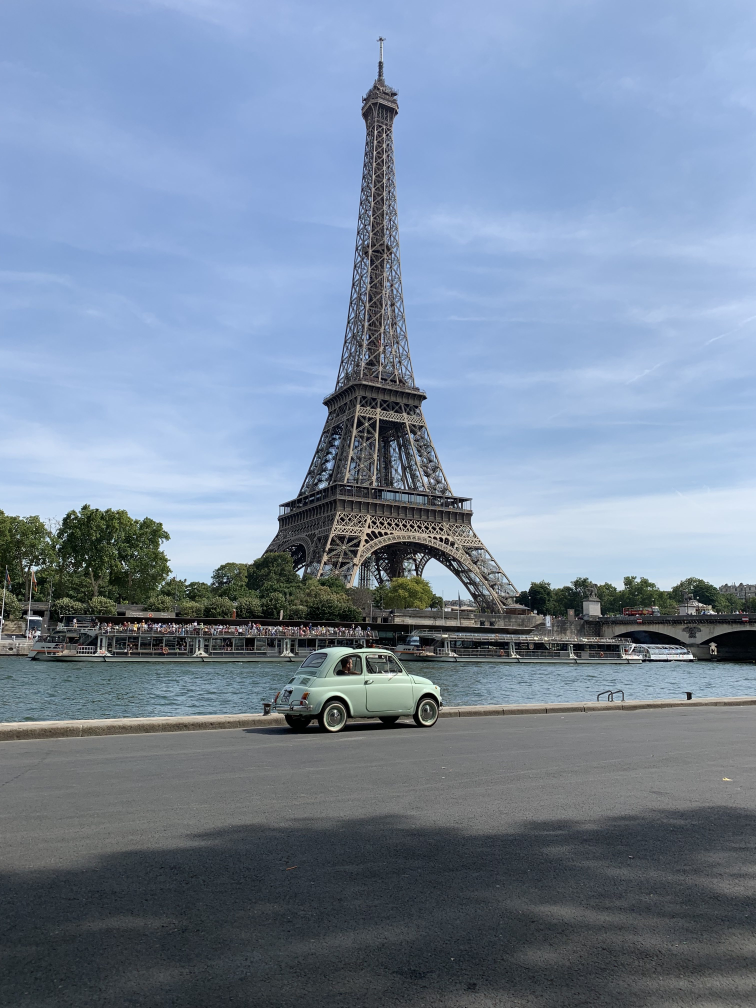
#> input picture 47.jpg, 3024 x 4032 px (shown at 1/4 size)
$ python -i 'mainSelectionWithoutSalient&Depth.py'   (imports and definitions only)   (older library calls are emulated)
#> lines starting #> are read from the running program, lines starting #| are printed output that depends on the picture
#> further down, picture is the input picture: shape (4032, 3024, 3); mean B, G, R 156.9, 136.2, 120
import cv2
import numpy as np
import os
from skimage.measure import compare_ssim
from scipy.misc import imread
from image_match.goldberg import ImageSignature
import time

# from ImgDepthEstimation.ImgDepthEstimation import ImgDepthEstimation
# from SalientObjectDetection.SalientObjectDetection import SalientObjectDetection

# [46 lines left out: function textureRegionMatch, not called in this run]

MAX_MATCHES = 500
GOOD_MATCH_PERCENT = 0.15


# [37 lines left out: function alignImages, not called in this run]

def textureMap(image_color):
    img = cv2.cvtColor(image_color,cv2.COLOR_BGR2GRAY)
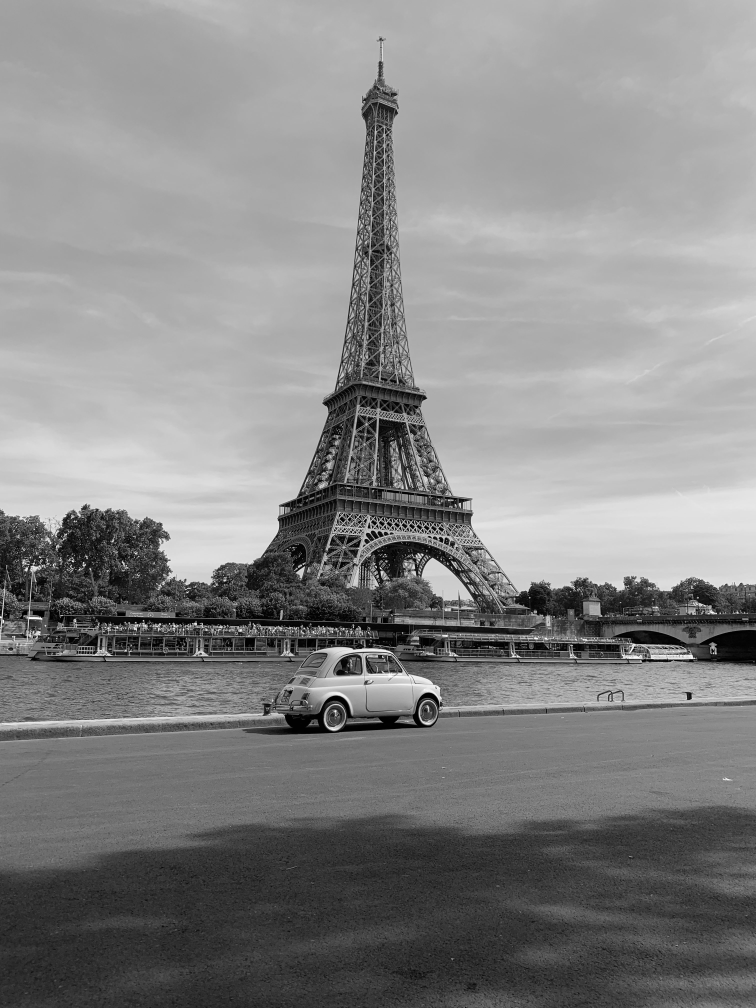
#> img: shape (4032, 3024) (shown at 1/4 size); min 0, max 255, mean 133.7
    height, width = img.shape
#> height = 4032; width = 3024

    img = cv2.bilateralFilter(img, 5, 100, 10)
    th = np.median(img.flatten())
#> th = 163
    edge = cv2.Canny(img,0,1*th)
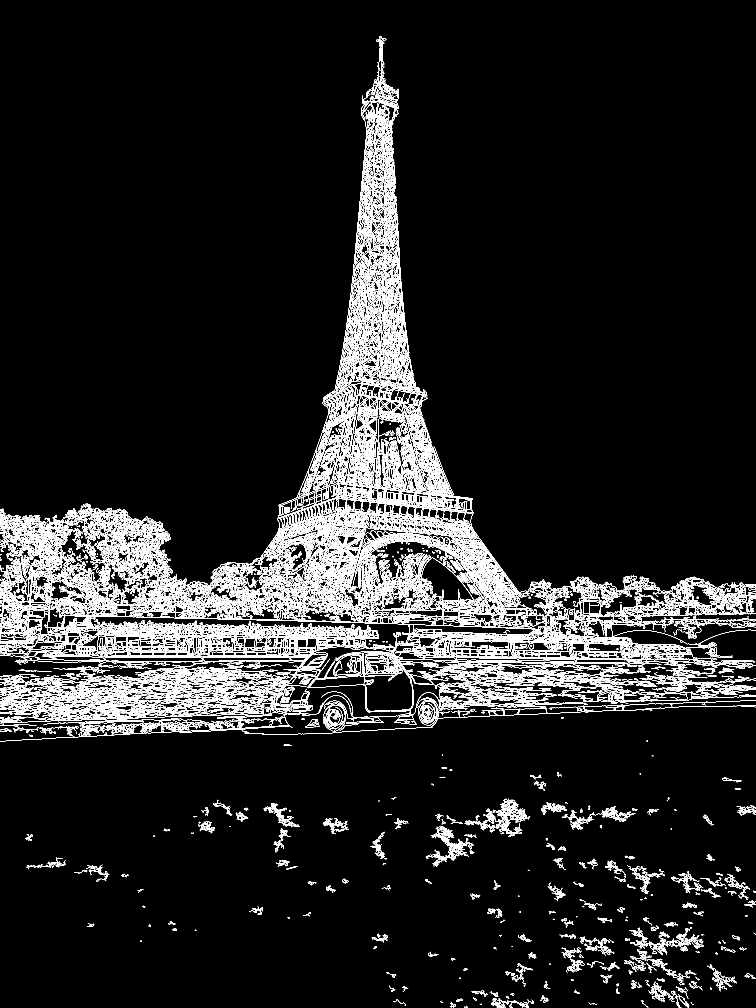
#> edge: shape (4032, 3024) (shown at 1/4 size); 4.8% white in thin lines or dots
    # edge = cv2.medianBlur(edge, 3)

    return edge

def motionObjectRemove(image_color):
    return image_color


# [111 lines left out: functions maxminnorm, Normalize, textureRegionSelection, not called in this run]


rootPath = 'D:/ErisLU/MyDiplomaProject/Data/pic/'
# rootPath = '../DXO Official/Common/'

# [22 lines not run here, left out]

>>> import cv2
>>> picture = cv2.imread('47.jpg')
>>> result = textureMap(picture)
